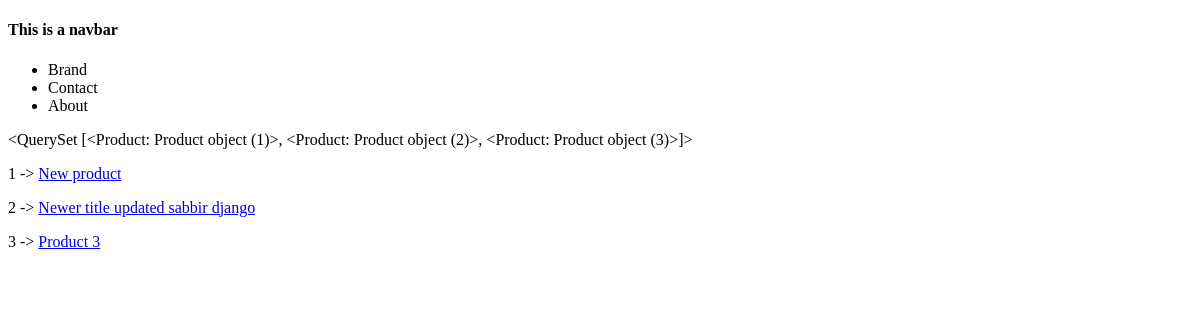
Before: /products/ with the older database file.
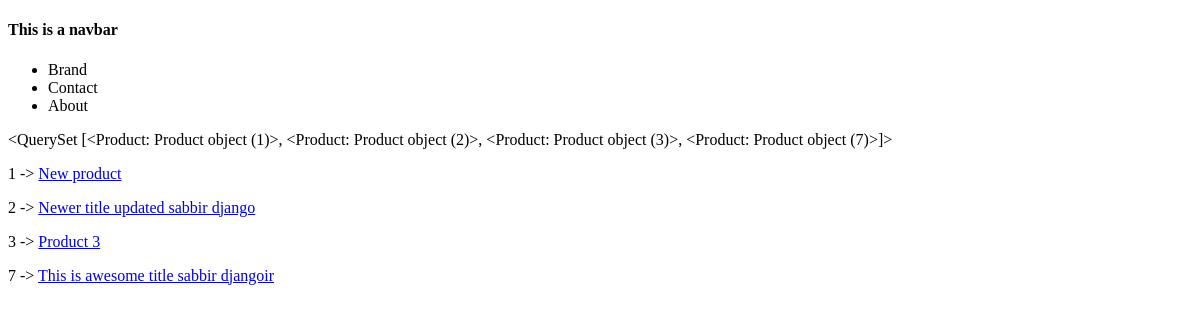
After: the same page with the newer database file.
### products/models.py (models this page shows)
class Product(models.Model):
    title = models.CharField(max_length=120) # max field must be declared
    description = models.TextField(blank=True, null=True) #can be null or blank
    price = models.DecimalField(decimal_places=2, max_digits=10000)
    summary = models.TextField(default='This is summary')
    featured = models.BooleanField(default=True) #null = True , default = True
    def get_absolute_url(self):
        return reverse("products:product-details", kwargs={"my_id": self.id})

### products/views.py (the view)
# urls.py: path('products/', product_list_view, name='product-list'),
def product_list_view(request):
    queryset = Product.objects.all()
    context = {
        "object_list": queryset
    }
    return render(request, "product_list.html", context)

### templates/product_list.html
{% extends 'base.html' %}
{% block content %}
{{ object_list }}
    {% for i in object_list  %}
        <p>{{ i.id }} -> <a href="{{ i.get_absolute_url }}"> {{ i.title }}</a></p>
    {% endfor %}
{% endblock content %}

Changed rows visible on the page:
computed for Product "New product": id "<QuerySet [<Product: Product object (1)>, <Product: Product object (2)>, <Product: Product object (3)>]>" → "<QuerySet [<Product: Product object (1)>, <Product: Product object (2)>, <Product: Product object (3)>, <Product: Product object (7)>]>"
added Product: id "7", title "This is awesome title sabbir djangoir"
